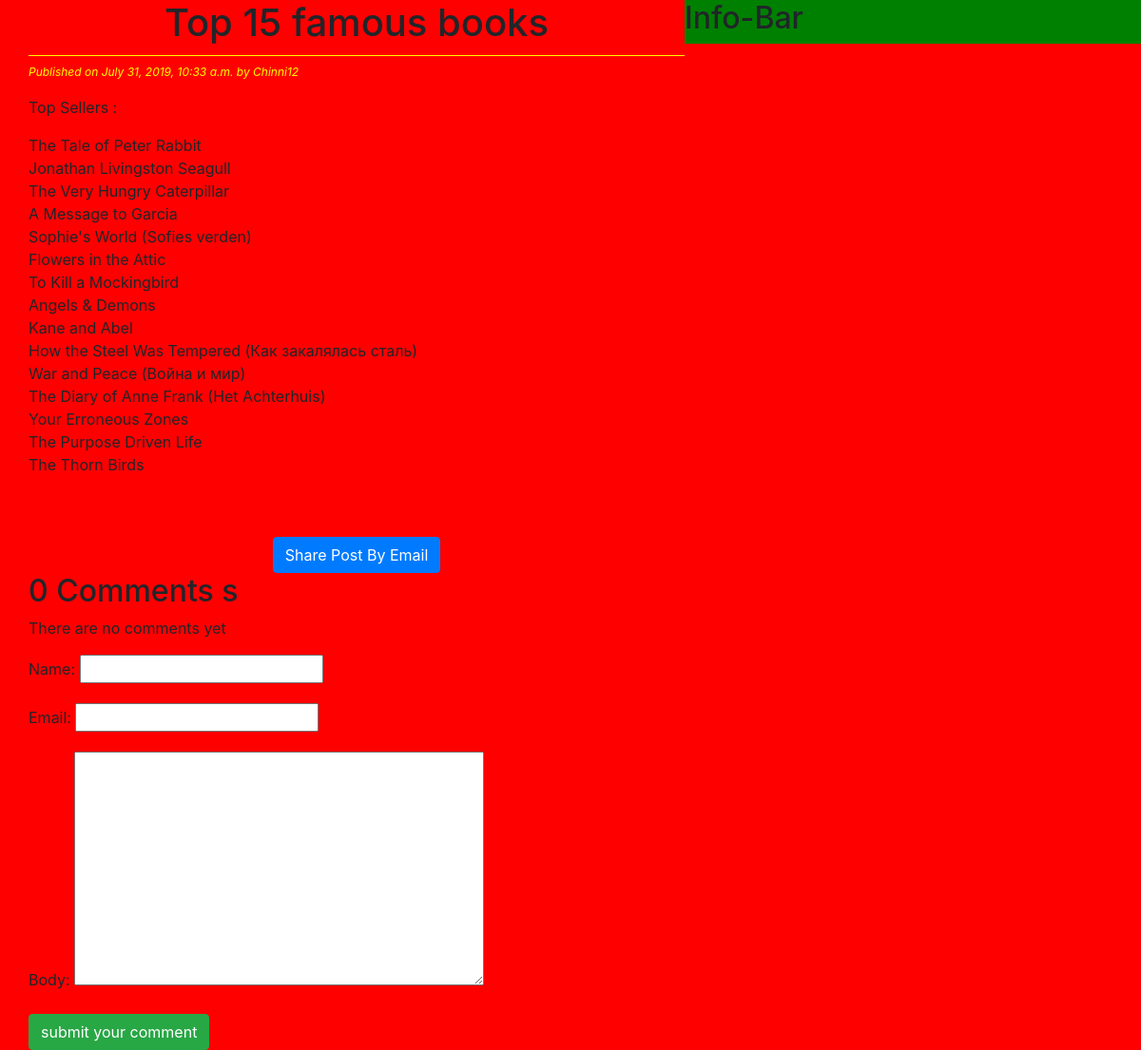
/2019/07/31/top-15-famous-books/, run on the app's committed database.
### blog/models.py (models this page shows, shortened)
class Post(models.Model):
    STATUS_CHOICES=(('draft','DRAFT'),('published','Published'))
    title=models.CharField(max_length=256)
    slug=models.SlugField(max_length=264,unique_for_date='publish')
    author=models.ForeignKey(User,on_delete=models.CASCADE,related_name='blog_posts')
    body=models.TextField()
    publish=models.DateTimeField(default=timezone.now)
    created=models.DateTimeField(auto_now_add=True)
    updated=models.DateTimeField(auto_now_add=True)
    status=models.CharField(max_length=10 , choices=STATUS_CHOICES,default='draft')
    objects=CustomManager()
    class Meta:
        ordering=('-publish',)

### blog/views.py (the view)
# urls.py: url(r'^(?P<year>\d{4})/(?P<month>\d{2})/(?P<day>\d{2})/(?P<post>[-\w]+)/$', views.post_detail_view , name='post_details'),
def post_detail_view(request,year,month,day,post):
    post=get_object_or_404(Post,slug=post,status='published',publish__year=year,publish__month=month,publish__day=day)
    comments=post.comments.filter(active=True)
    csubmit=False
    if request.method=='POST':
        form=CommentForm(request.POST)
        if form.is_valid():
            new_comment=form.save(commit=True)
            new_comment.post=post
            new_comment.save()
            csubmit=True
    else:
        form=CommentForm()
    return render(request ,'blog/post_details.html',{'post': post ,'form':form ,'csubmit':csubmit,'comments':comments } )

### blog/forms.py
class CommentForm(forms.ModelForm):
    class Meta:
        model=Comment
        fields=('name','email','body')

### blog/models.py (called while the page is built)
    def get_queryset(self):
      return super().get_queryset().filter(status='published')

### templates/blog/post_details.html (shortened to what this page needs)
{%extends 'blog/base.html'%}
{%block content%}
    <h1> {{post.title}} </h1>
    <p id="date"> Published on {{post.publish}} by {{post.author|title}}</p>
    {{post.body|linebreaks}}<br><br>
    <div class="container" align="center">
       <a href='/{{post.id}}/share' class='btn btn-primary btn-sucess'> Share Post By Email </a>
    </div>
    {% with comments.count as comments_count %}
      <h2>{{comments_count}} Comments {{comments_count|pluralize}}</h2>
    {% endwith %}
    {% if comments %}
      {% for comment in comments %}
        <p id='ch'>Comment {{forloop.counter}} by {{comment.name}} on {{comment.created}}</p>
        <div class='cb'> {{comment.body|linebreaks}}  </div>
      {%endfor%}
      <hr>
    {% else %}
        <p> There are no comments yet </p>
    {% endif %}
    {% if csubmit %}
      <h2> Comment added sucessfully </h2>
     {%else%}
          <form method="post">
            {{form.as_p}}
            <input type="submit" name="abc" class="btn btn-primary btn-success" value="submit your comment">
          </form>
    {% endif %}
{%endblock%}

### static/css/blog.css (style rules this page uses)
h1 { text-align:center; border-bottom:1px solid yellow; padding-bottom:10px; }
body { background-color:red; }
#date { color:yellow; font-size:12px; font-style:italic; }

### data on the page
Post: title "Top 15 famous books", publish "July 31, 2019, 10:33 a.m.", author "Chinni12", body "Top Sellers : The Tale of Peter Rabbit Jonathan Livingston Seagull The Very Hungry Caterpillar A Message to Garcia Sophie's World (Sofies verden) Flowers in the Attic To Kill a Mockingbird Angels & Demons Kane and Abel How the Steel Was Tempered (Как закалялась сталь) War and Peace (Война и мир) The Diary of Anne Frank (Het Achterhuis) Your Erroneous Zones The Purpose Driven Life The Thorn Birds"

### other printed values
{{ comments_count }} "0"
